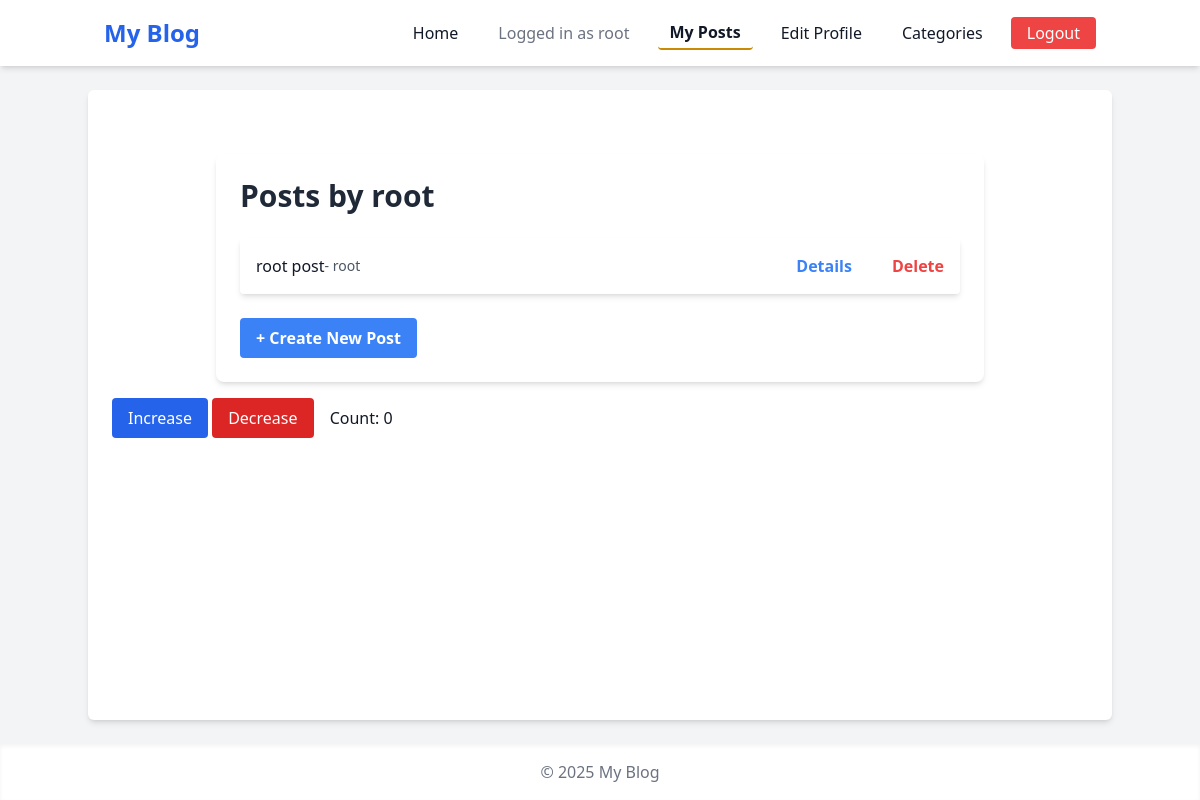
/users/root/posts/, run on an earlier commit of the app's database.
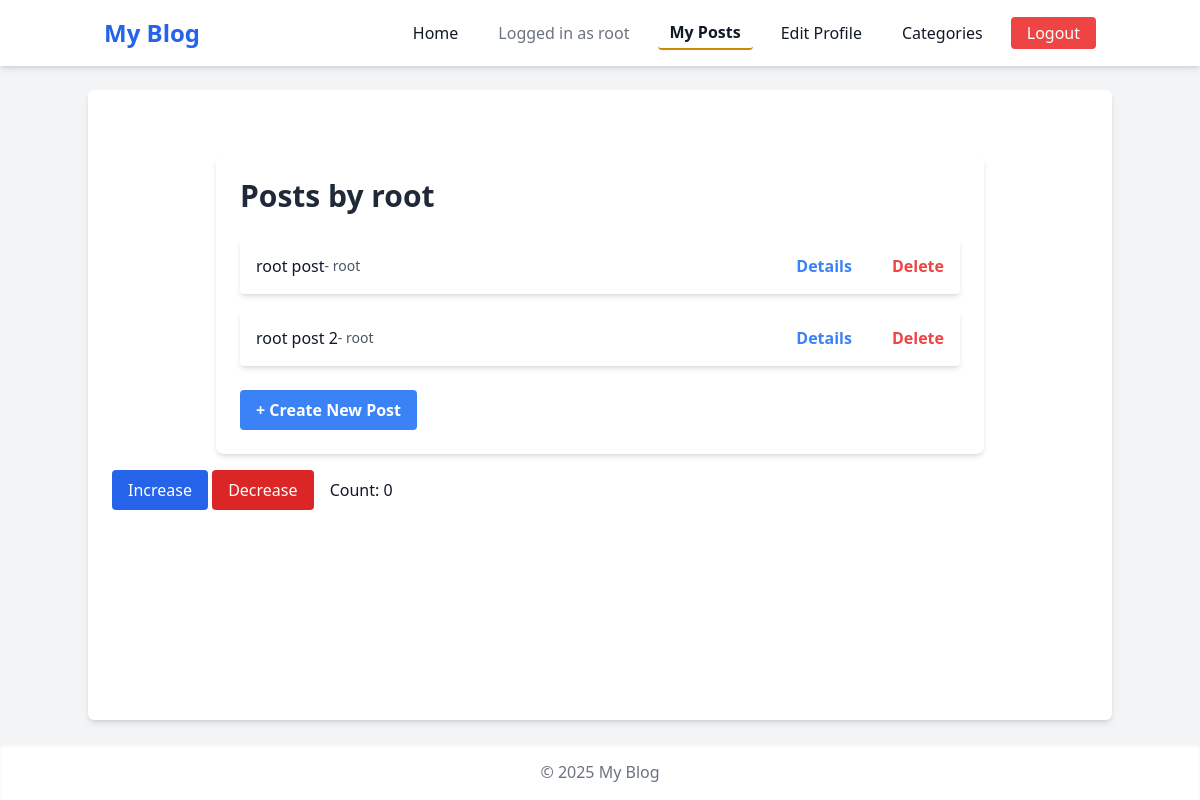
And on a later commit of the database.
### blog/models.py (models this page shows, shortened)
class Post(models.Model):
    title = models.CharField(max_length=200)
    slug = models.SlugField(unique=True)
    content = models.TextField()
    category = models.ForeignKey(Category, on_delete=models.CASCADE)
    author = models.ForeignKey(User, on_delete=models.CASCADE, related_name='posts')
    created_at = models.DateTimeField(auto_now_add=True)

### users/views.py (the view)
# urls.py: path("<str:username>/posts/", views.user_posts, name="user_posts"),
def user_posts(request, username):
    user = get_object_or_404(User, username=username)
    posts = user.posts.all()  # uses related_name in Post model
    return render(request, "users/user_posts.html", {"user": user, "posts": posts})

### users/templates/users/user_posts.html (shortened to what this page needs)
{% extends "base.html" %} {% block content %}
<div class="max-w-3xl mx-auto mt-10 p-6 bg-white rounded-lg shadow-md">
  <h2 class="text-3xl font-bold mb-6 text-gray-800">
    Posts by {{ user.username }}
  </h2>
  <ul class="space-y-4">
    {% for post in posts %}
    <li
      class="p-4 bg-white rounded shadow-md hover:shadow-lg transition duration-200"
    >
      <div class="flex justify-between">
        <div class="flex items-center">
          <div>{{ post.title }}</div>
          <span class="text-gray-600 text-sm"
            >- {{ post.author.username }}</span
          >
        </div>
        <div class="gap-10 flex">
          <a
            href="/post/{{ post.slug }}/"
            class="text-blue-500 font-semibold hover:underline"
          >
            Details
          </a>
          <form
            action="{% url 'delete_post' post.slug %}"
            method="post"
            style="display: inline"
          >
            <button
              type="submit"
              class="text-red-500 font-semibold hover:underline bg-transparent border-none cursor-pointer"
            >
              Delete
            </button>
          </form>
        </div>
      </div>
    </li>
    {% empty %}
    <li class="text-gray-500">This user has not published any posts yet.</li>
    {% endfor %}
  </ul>
  <a
    href="{% url 'create_post' %}"
    class="mt-6 inline-block px-4 py-2 bg-blue-500 text-white font-semibold rounded hover:bg-blue-600 transition duration-200"
  >
    + Create New Post
  </a>
</div>
{% endblock %}

What changed in the data, as far as the page shows it:
added Post: title "root post 2", author.username "root"
